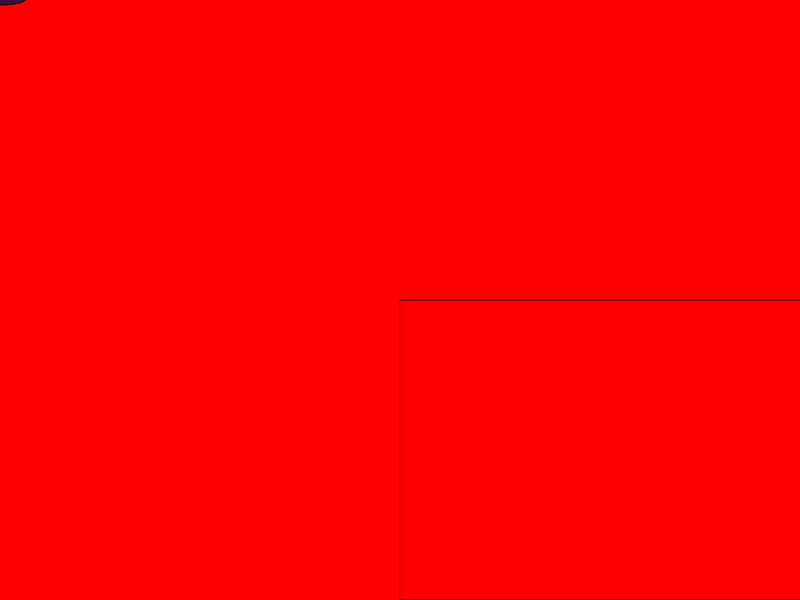
Frame 1 (no input)
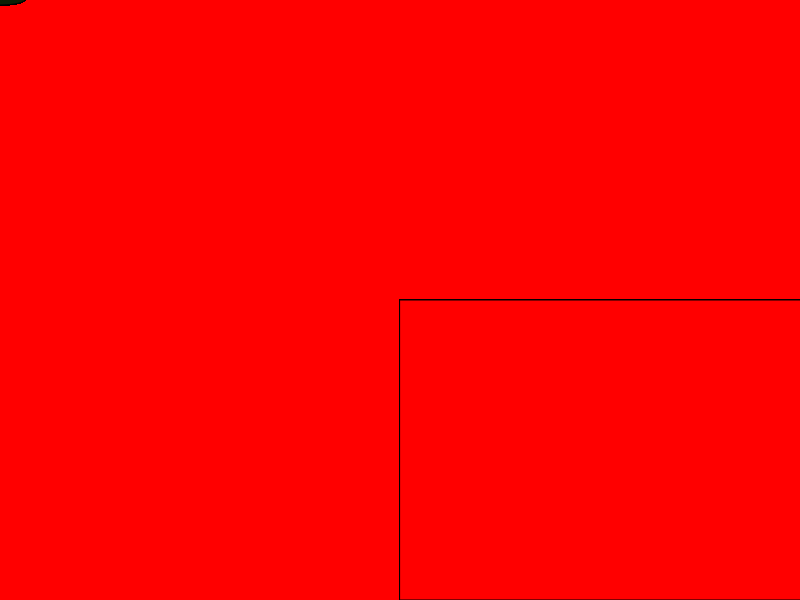
Frame 60 (no input)
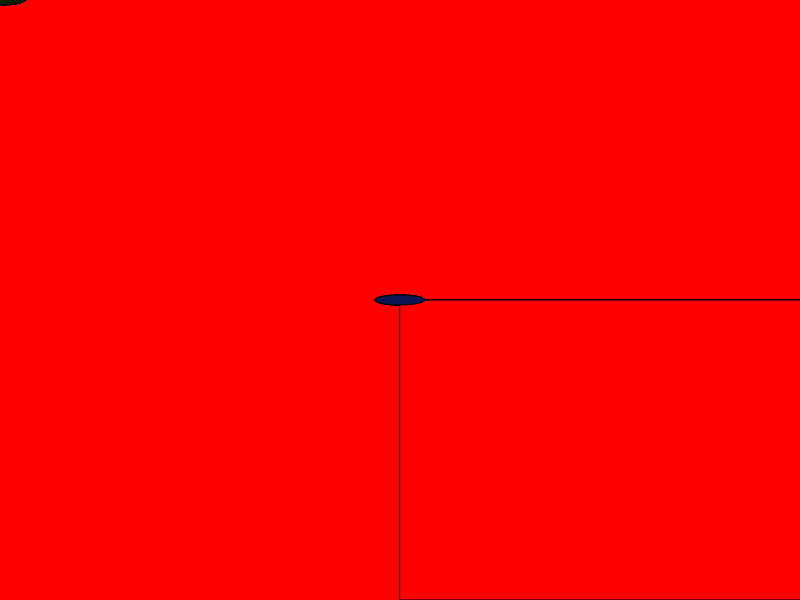
Frame 120 (the mouse pressed at the canvas centre since frame 60)

The p5.js sketch that drew these frames (run headless with seeded random() and noise() and a simulated clock; from frame 60 on, the mouse is pressed at the canvas centre):

// p5.js sketch
// ── sketch.js
function setup() {
  createCanvas(displayWidth, displayHeight);
   background(255,0,0);}

function draw() {
//  background(255,0,0);
  fill(255,0,0);
  stroke(0);
     rect(width/2, height/2, 500,300);
  //background(255); //leaves no past loops, because background is redone
  fill(random(80),random(80),random(85));
 // fill(255);
  // rect(random(600),random(400),random(100),random(100)); //random rectangle generator
   ellipse(mouseX,mouseY,50,10); // random generator following mouse

}
